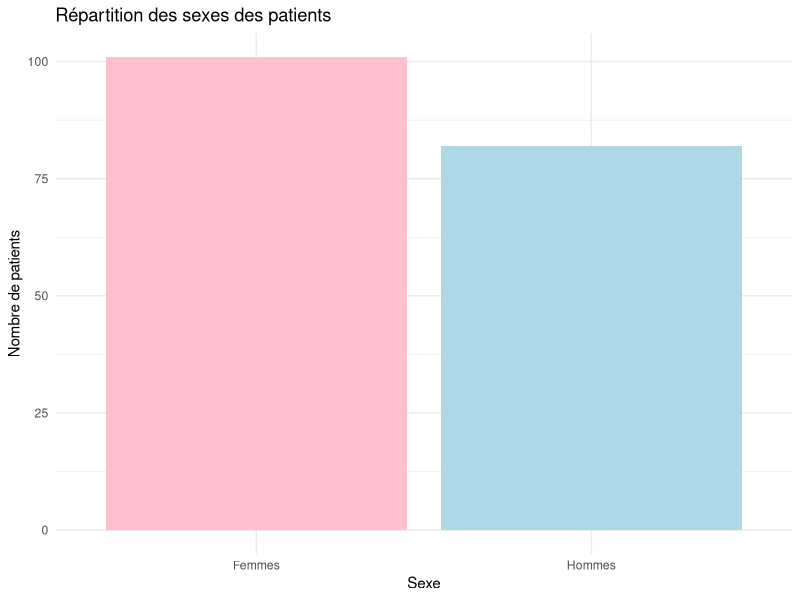
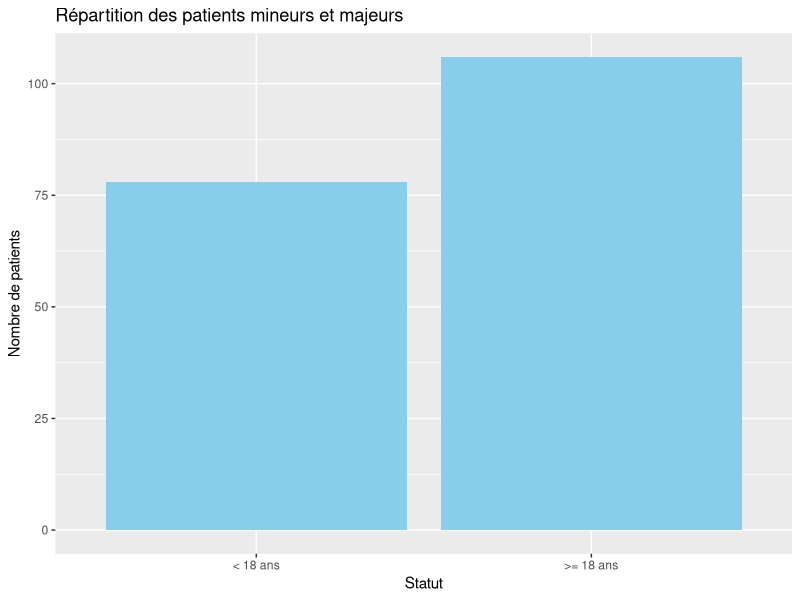
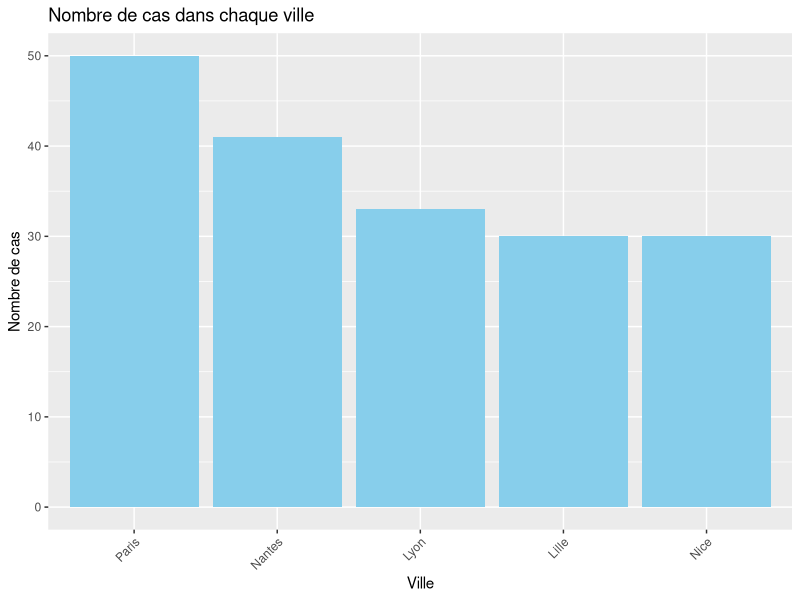
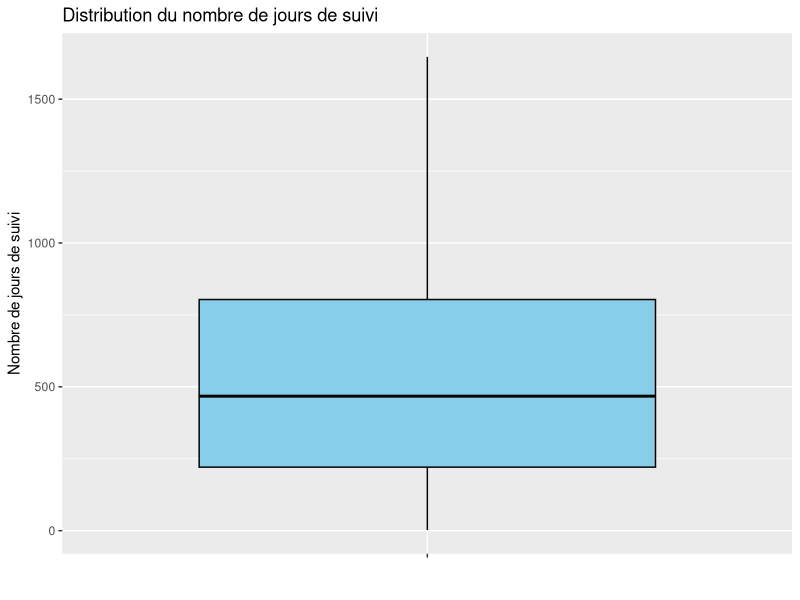
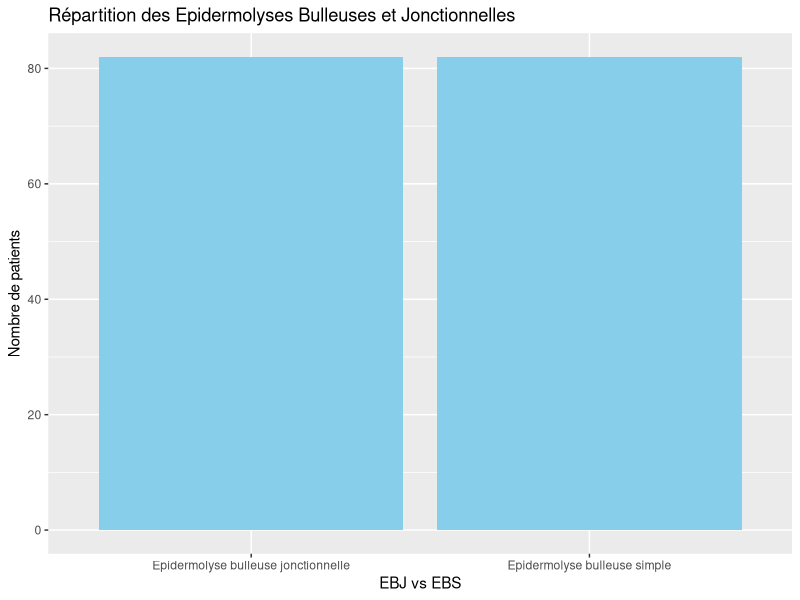
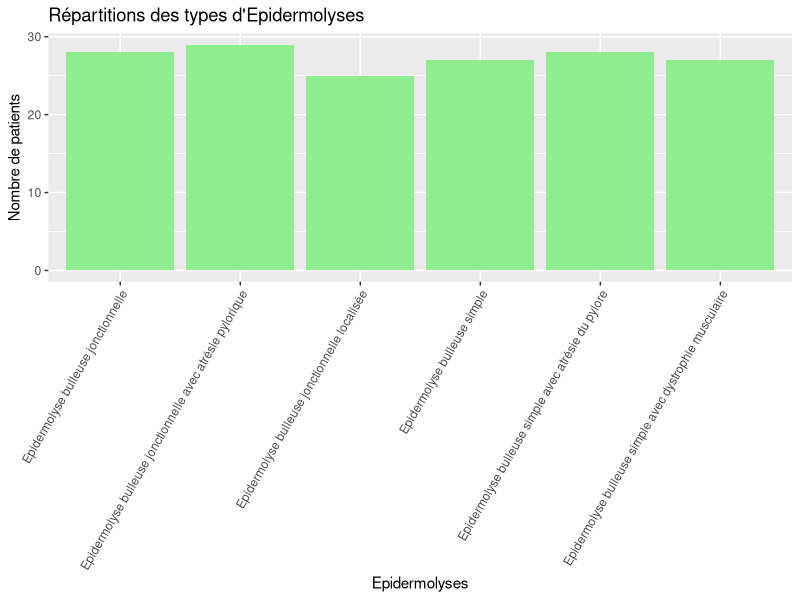

Reproduce these figures in R, in order.
## ---- chunk 1
library(tidyverse)
library(ggplot2)
library(tibble)

dg <- read.csv("diagnostics.csv",sep = ";")
pt <- read.csv("patients.csv",sep = ";")
## ---- chunk 2
full_df <- merge(x = dg, y = pt, by = "Patient_id", all.x = TRUE, all.y = TRUE)

## ---- chunk 3
codes <- list('257'="Epidermolyse bulleuse simple avec dystrophie musculaire", 
              '304'= "Epidermolyse bulleuse simple", 
              '305' = "Epidermolyse bulleuse jonctionnelle", 
              '79403' ="Epidermolyse bulleuse jonctionnelle avec atrésie pylorique", 
              '158684' = "Epidermolyse bulleuse simple avec atrésie du pylore", 
              '251393' ="Epidermolyse bulleuse jonctionnelle localisée")

filiation <- list('305'= c("305","79403","251393"),
                  '304'=c("304","257","158684"))
## ---- chunk 4
sex_patients <- full_df %>% 
  select('Patient_id','Sexe') %>% 
  distinct()

ggplot(sex_patients, aes(x = Sexe, fill = Sexe)) +
  geom_bar() +
  scale_fill_manual(values = c("M" = "lightblue", "F" = "pink")) +
  scale_x_discrete(labels = c(
    "M" = "Hommes", 
    "F" = "Femmes")) +
  theme_minimal() +
  theme(legend.position="none")+
  labs(title = "Répartition des sexes des patients",
       x = "Sexe",
       y = "Nombre de patients")
## ---- chunk 5

age_patients <- full_df %>% 
  select('Patient_id','Annee_nassance') %>% 
  distinct() %>% 
  mutate(age = 2024-Annee_nassance) %>% 
  mutate(majeur = if_else(age >= 18, TRUE, FALSE))


ggplot(age_patients, aes(x = majeur)) +
  geom_bar(fill = "skyblue") +
  scale_x_discrete(labels = c("< 18 ans", ">= 18 ans")) +  
  labs(title = "Répartition des patients mineurs et majeurs",
       x = "Statut",
       y = "Nombre de patients")

## ---- chunk 6
ville_patient <- full_df %>% 
  select("Patient_id","Ville_prise_en_charge") %>% 
  distinct() %>% 
  group_by(Ville_prise_en_charge) %>%
  summarise(nombre_occurrences = n())

ggplot(ville_patient, aes(x = reorder(Ville_prise_en_charge, -nombre_occurrences), y = nombre_occurrences)) +
  geom_bar(stat = "identity", fill = "skyblue") +
  labs(title = "Nombre de cas dans chaque ville",
       x = "Ville",
       y = "Nombre de cas") +
  theme(axis.text.x = element_text(angle = 45, hjust = 1))  
## ---- chunk 7
patient_suivi <- full_df %>% 
  select(Patient_id, date_inclusion, date_derniere_activité) %>% 
  distinct() %>% 
  na.omit() %>%  
  mutate(date_inclusion = as.Date(date_inclusion, format = "%d/%m/%Y"),
         date_derniere_activité = as.Date(date_derniere_activité, format = "%d/%m/%Y")) %>%
  arrange(Patient_id, date_inclusion) %>%  
  distinct(Patient_id, .keep_all = TRUE) %>%  
  mutate(jours = as.numeric(date_derniere_activité - date_inclusion))


ggplot(patient_suivi, aes(x = "", y = jours)) +
  geom_boxplot(fill = "skyblue", color = "black") +
  labs(title = "Distribution du nombre de jours de suivi",
       x = "",
       y = "Nombre de jours de suivi")
## ---- chunk 8
codes_df <- as.data.frame(tibble::enframe(codes), stringsAsFactors = FALSE)


colnames(codes_df) <- c("diagnostic", "label_diag")



patient_diag <- full_df %>% 
  select(Patient_id, diagnostic) %>% 
  mutate(diagnostic = as.character(diagnostic)) %>% 
  na.omit() %>% 
  left_join(codes_df, by = "diagnostic") %>% 
  mutate(diag_parent = case_when(
    diagnostic %in% filiation[['305']] ~ '305',
    diagnostic %in% filiation[['304']] ~ '304',
    TRUE ~ NA_character_
  )) %>% 
  left_join(codes_df, by = c("diag_parent" = "diagnostic")) %>% 
  rename(son_label = label_diag.x, ancestor_label = label_diag.y)

patient_diag$ancestor_label<- as.character(trimws(patient_diag$ancestor_label))
patient_diag$son_label<- as.character(trimws(patient_diag$son_label))

ggplot(patient_diag, aes(x = ancestor_label)) +
  geom_bar(fill = "skyblue") +
  labs(title = "Répartition des Epidermolyses Bulleuses et Jonctionnelles",
       x = "EBJ vs EBS",
       y = "Nombre de patients")


ggplot(patient_diag, aes(x = son_label)) +
  geom_bar(fill = "lightgreen") +
  labs(title = "Répartitions des types d'Epidermolyses",
       x = "Epidermolyses",
       y = "Nombre de patients")+
  theme(axis.text.x = element_text(angle = 60, hjust = 1)) 
